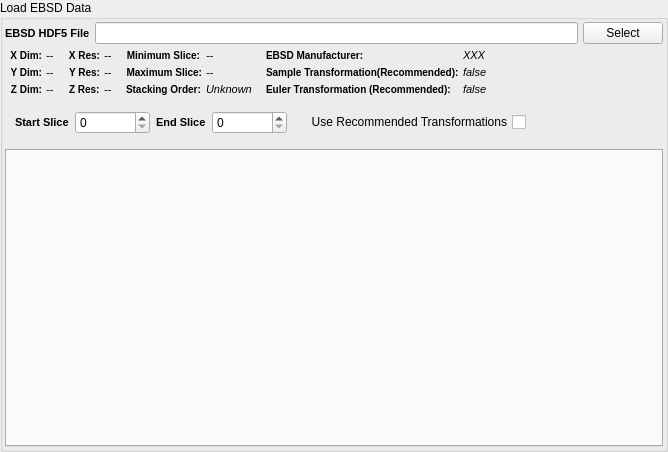
<?xml version="1.0" encoding="UTF-8"?>
<ui version="4.0">
 <class>QReadH5EbsdWidget</class>
 <widget class="QFilterWidget" name="QReadH5EbsdWidget">
  <property name="geometry">
   <rect>
    <x>0</x>
    <y>0</y>
    <width>668</width>
    <height>452</height>
   </rect>
  </property>
  <property name="windowTitle">
   <string>GroupBox</string>
  </property>
  <property name="title">
   <string>Load EBSD Data</string>
  </property>
  <property name="flat">
   <bool>false</bool>
  </property>
  <layout class="QVBoxLayout" name="verticalLayout">
   <property name="spacing">
    <number>5</number>
   </property>
   <property name="margin">
    <number>2</number>
   </property>
   <item>
    <layout class="QHBoxLayout" name="horizontalLayout">
     <property name="topMargin">
      <number>0</number>
     </property>
     <item>
      <widget class="QLabel" name="label">
       <property name="styleSheet">
        <string notr="true">QLabel {
font-weight: bold;
font-size: 11px;
}</string>
       </property>
       <property name="text">
        <string>EBSD HDF5 File</string>
       </property>
      </widget>
     </item>
     <item>
      <widget class="QFSDropLineEdit" name="m_InputFile">
       <property name="sizePolicy">
        <sizepolicy hsizetype="Expanding" vsizetype="Fixed">
         <horstretch>0</horstretch>
         <verstretch>0</verstretch>
        </sizepolicy>
       </property>
      </widget>
     </item>
     <item>
      <widget class="QPushButton" name="m_InputFileBtn">
       <property name="sizePolicy">
        <sizepolicy hsizetype="Maximum" vsizetype="Fixed">
         <horstretch>0</horstretch>
         <verstretch>0</verstretch>
        </sizepolicy>
       </property>
       <property name="text">
        <string>Select</string>
       </property>
      </widget>
     </item>
    </layout>
   </item>
   <item>
    <layout class="QGridLayout" name="gridLayout_2">
     <property name="rightMargin">
      <number>0</number>
     </property>
     <property name="spacing">
      <number>4</number>
     </property>
     <item row="1" column="0">
      <layout class="QFormLayout" name="formLayout_3">
       <property name="fieldGrowthPolicy">
        <enum>QFormLayout::AllNonFixedFieldsGrow</enum>
       </property>
       <property name="leftMargin">
        <number>5</number>
       </property>
       <property name="rightMargin">
        <number>5</number>
       </property>
       <item row="0" column="0">
        <widget class="QLabel" name="label_13">
         <property name="font">
          <font>
           <pointsize>-1</pointsize>
           <weight>75</weight>
           <bold>true</bold>
          </font>
         </property>
         <property name="styleSheet">
          <string notr="true">QLabel {
font-weight: bold;
font-size: 10px;
}</string>
         </property>
         <property name="text">
          <string>X Dim:</string>
         </property>
         <property name="alignment">
          <set>Qt::AlignRight|Qt::AlignTrailing|Qt::AlignVCenter</set>
         </property>
        </widget>
       </item>
       <item row="0" column="1">
        <widget class="QLabel" name="m_XDim">
         <property name="font">
          <font>
           <pointsize>-1</pointsize>
           <italic>true</italic>
          </font>
         </property>
         <property name="styleSheet">
          <string notr="true">QLabel {
	font-size: 11px;
	font-style: italic;
}</string>
         </property>
         <property name="text">
          <string>--</string>
         </property>
         <property name="scaledContents">
          <bool>true</bool>
         </property>
        </widget>
       </item>
       <item row="1" column="0">
        <widget class="QLabel" name="label_14">
         <property name="font">
          <font>
           <pointsize>-1</pointsize>
           <weight>75</weight>
           <bold>true</bold>
          </font>
         </property>
         <property name="styleSheet">
          <string notr="true">QLabel {
font-weight: bold;
font-size: 10px;
}</string>
         </property>
         <property name="text">
          <string>Y Dim:</string>
         </property>
         <property name="alignment">
          <set>Qt::AlignRight|Qt::AlignTrailing|Qt::AlignVCenter</set>
         </property>
        </widget>
       </item>
       <item row="1" column="1">
        <widget class="QLabel" name="m_YDim">
         <property name="font">
          <font>
           <pointsize>-1</pointsize>
           <italic>true</italic>
          </font>
         </property>
         <property name="styleSheet">
          <string notr="true">QLabel {
	font-size: 11px;
	font-style: italic;
}</string>
         </property>
         <property name="text">
          <string>--</string>
         </property>
         <property name="scaledContents">
          <bool>true</bool>
         </property>
        </widget>
       </item>
       <item row="2" column="0">
        <widget class="QLabel" name="label_15">
         <property name="font">
          <font>
           <pointsize>-1</pointsize>
           <weight>75</weight>
           <bold>true</bold>
          </font>
         </property>
         <property name="styleSheet">
          <string notr="true">QLabel {
font-weight: bold;
font-size: 10px;
}</string>
         </property>
         <property name="text">
          <string>Z Dim:</string>
         </property>
         <property name="alignment">
          <set>Qt::AlignRight|Qt::AlignTrailing|Qt::AlignVCenter</set>
         </property>
        </widget>
       </item>
       <item row="2" column="1">
        <widget class="QLabel" name="m_ZDim">
         <property name="font">
          <font>
           <pointsize>-1</pointsize>
           <italic>true</italic>
          </font>
         </property>
         <property name="styleSheet">
          <string notr="true">QLabel {
	font-size: 11px;
	font-style: italic;
}</string>
         </property>
         <property name="text">
          <string>--</string>
         </property>
         <property name="scaledContents">
          <bool>true</bool>
         </property>
        </widget>
       </item>
      </layout>
     </item>
     <item row="1" column="1">
      <layout class="QFormLayout" name="formLayout_4">
       <property name="labelAlignment">
        <set>Qt::AlignRight|Qt::AlignTrailing|Qt::AlignVCenter</set>
       </property>
       <property name="leftMargin">
        <number>5</number>
       </property>
       <property name="rightMargin">
        <number>5</number>
       </property>
       <item row="0" column="0">
        <widget class="QLabel" name="label_16">
         <property name="font">
          <font>
           <pointsize>-1</pointsize>
           <weight>75</weight>
           <bold>true</bold>
          </font>
         </property>
         <property name="styleSheet">
          <string notr="true">QLabel {
font-weight: bold;
font-size: 10px;
}</string>
         </property>
         <property name="text">
          <string>X Res:</string>
         </property>
         <property name="alignment">
          <set>Qt::AlignRight|Qt::AlignTrailing|Qt::AlignVCenter</set>
         </property>
        </widget>
       </item>
       <item row="0" column="1">
        <widget class="QLabel" name="m_XRes">
         <property name="font">
          <font>
           <pointsize>-1</pointsize>
           <italic>true</italic>
          </font>
         </property>
         <property name="styleSheet">
          <string notr="true">QLabel {
	font-size: 11px;
	font-style: italic;
}</string>
         </property>
         <property name="text">
          <string>--</string>
         </property>
         <property name="scaledContents">
          <bool>true</bool>
         </property>
        </widget>
       </item>
       <item row="1" column="0">
        <widget class="QLabel" name="label_17">
         <property name="font">
          <font>
           <pointsize>-1</pointsize>
           <weight>75</weight>
           <bold>true</bold>
          </font>
         </property>
         <property name="styleSheet">
          <string notr="true">QLabel {
font-weight: bold;
font-size: 10px;
}</string>
         </property>
         <property name="text">
          <string>Y Res:</string>
         </property>
         <property name="alignment">
          <set>Qt::AlignRight|Qt::AlignTrailing|Qt::AlignVCenter</set>
         </property>
        </widget>
       </item>
       <item row="1" column="1">
        <widget class="QLabel" name="m_YRes">
         <property name="font">
          <font>
           <pointsize>-1</pointsize>
           <italic>true</italic>
          </font>
         </property>
         <property name="styleSheet">
          <string notr="true">QLabel {
	font-size: 11px;
	font-style: italic;
}</string>
         </property>
         <property name="text">
          <string>--</string>
         </property>
         <property name="scaledContents">
          <bool>true</bool>
         </property>
        </widget>
       </item>
       <item row="2" column="0">
        <widget class="QLabel" name="label_200">
         <property name="font">
          <font>
           <pointsize>-1</pointsize>
           <weight>75</weight>
           <bold>true</bold>
          </font>
         </property>
         <property name="styleSheet">
          <string notr="true">QLabel {
font-weight: bold;
font-size: 10px;
}</string>
         </property>
         <property name="text">
          <string>Z Res:</string>
         </property>
        </widget>
       </item>
       <item row="2" column="1">
        <widget class="QLabel" name="m_ZRes">
         <property name="font">
          <font>
           <pointsize>-1</pointsize>
           <italic>true</italic>
          </font>
         </property>
         <property name="styleSheet">
          <string notr="true">QLabel {
	font-size: 11px;
	font-style: italic;
}</string>
         </property>
         <property name="text">
          <string>--</string>
         </property>
         <property name="scaledContents">
          <bool>true</bool>
         </property>
        </widget>
       </item>
      </layout>
     </item>
     <item row="1" column="2">
      <layout class="QFormLayout" name="formLayout">
       <property name="fieldGrowthPolicy">
        <enum>QFormLayout::FieldsStayAtSizeHint</enum>
       </property>
       <property name="labelAlignment">
        <set>Qt::AlignLeading|Qt::AlignLeft|Qt::AlignVCenter</set>
       </property>
       <property name="leftMargin">
        <number>5</number>
       </property>
       <property name="rightMargin">
        <number>5</number>
       </property>
       <item row="0" column="1">
        <widget class="QLabel" name="m_ZMin">
         <property name="font">
          <font>
           <pointsize>-1</pointsize>
           <italic>true</italic>
          </font>
         </property>
         <property name="styleSheet">
          <string notr="true">QLabel {
	font-size: 11px;
	font-style: italic;
}</string>
         </property>
         <property name="text">
          <string>--</string>
         </property>
         <property name="scaledContents">
          <bool>true</bool>
         </property>
        </widget>
       </item>
       <item row="1" column="0">
        <widget class="QLabel" name="label_54">
         <property name="font">
          <font>
           <pointsize>-1</pointsize>
           <weight>75</weight>
           <bold>true</bold>
          </font>
         </property>
         <property name="styleSheet">
          <string notr="true">QLabel {
font-weight: bold;
font-size: 10px;
}</string>
         </property>
         <property name="text">
          <string>Maximum Slice:</string>
         </property>
         <property name="alignment">
          <set>Qt::AlignRight|Qt::AlignTrailing|Qt::AlignVCenter</set>
         </property>
        </widget>
       </item>
       <item row="1" column="1">
        <widget class="QLabel" name="m_ZMax">
         <property name="font">
          <font>
           <pointsize>-1</pointsize>
           <italic>true</italic>
          </font>
         </property>
         <property name="styleSheet">
          <string notr="true">QLabel {
	font-size: 11px;
	font-style: italic;
}</string>
         </property>
         <property name="text">
          <string>--</string>
         </property>
         <property name="scaledContents">
          <bool>true</bool>
         </property>
        </widget>
       </item>
       <item row="0" column="0">
        <widget class="QLabel" name="label_7">
         <property name="font">
          <font>
           <pointsize>-1</pointsize>
           <weight>75</weight>
           <bold>true</bold>
          </font>
         </property>
         <property name="styleSheet">
          <string notr="true">QLabel {
font-weight: bold;
font-size: 10px;
}</string>
         </property>
         <property name="text">
          <string>Minimum Slice:</string>
         </property>
         <property name="alignment">
          <set>Qt::AlignRight|Qt::AlignTrailing|Qt::AlignVCenter</set>
         </property>
        </widget>
       </item>
       <item row="2" column="1">
        <widget class="QLabel" name="m_RefFrameZDir">
         <property name="font">
          <font>
           <pointsize>-1</pointsize>
           <italic>true</italic>
          </font>
         </property>
         <property name="styleSheet">
          <string notr="true">QLabel {
	font-size: 11px;
	font-style: italic;
}</string>
         </property>
         <property name="text">
          <string>Unknown</string>
         </property>
         <property name="scaledContents">
          <bool>true</bool>
         </property>
        </widget>
       </item>
       <item row="2" column="0">
        <widget class="QLabel" name="label_24">
         <property name="font">
          <font>
           <pointsize>-1</pointsize>
           <weight>75</weight>
           <bold>true</bold>
          </font>
         </property>
         <property name="styleSheet">
          <string notr="true">QLabel {
font-weight: bold;
font-size: 10px;
}</string>
         </property>
         <property name="text">
          <string>Stacking Order:</string>
         </property>
         <property name="scaledContents">
          <bool>false</bool>
         </property>
        </widget>
       </item>
      </layout>
     </item>
     <item row="1" column="3">
      <layout class="QFormLayout" name="formLayout_2">
       <property name="fieldGrowthPolicy">
        <enum>QFormLayout::AllNonFixedFieldsGrow</enum>
       </property>
       <property name="labelAlignment">
        <set>Qt::AlignLeading|Qt::AlignLeft|Qt::AlignVCenter</set>
       </property>
       <property name="leftMargin">
        <number>5</number>
       </property>
       <property name="rightMargin">
        <number>5</number>
       </property>
       <item row="0" column="0">
        <widget class="QLabel" name="label_23">
         <property name="font">
          <font>
           <pointsize>-1</pointsize>
           <weight>75</weight>
           <bold>true</bold>
          </font>
         </property>
         <property name="styleSheet">
          <string notr="true">QLabel {
font-weight: bold;
font-size: 10px;
}</string>
         </property>
         <property name="text">
          <string>EBSD Manufacturer:</string>
         </property>
         <property name="alignment">
          <set>Qt::AlignJustify|Qt::AlignVCenter</set>
         </property>
         <property name="wordWrap">
          <bool>false</bool>
         </property>
        </widget>
       </item>
       <item row="0" column="1">
        <widget class="QLabel" name="m_EbsdManufacturer">
         <property name="font">
          <font>
           <pointsize>-1</pointsize>
           <italic>true</italic>
          </font>
         </property>
         <property name="styleSheet">
          <string notr="true">QLabel {
	font-size: 11px;
	font-style: italic;
}</string>
         </property>
         <property name="text">
          <string>XXX</string>
         </property>
         <property name="scaledContents">
          <bool>true</bool>
         </property>
        </widget>
       </item>
       <item row="1" column="0">
        <widget class="QLabel" name="label_3">
         <property name="font">
          <font>
           <pointsize>-1</pointsize>
           <weight>75</weight>
           <bold>true</bold>
          </font>
         </property>
         <property name="styleSheet">
          <string notr="true">QLabel {
font-weight: bold;
font-size: 10px;
}</string>
         </property>
         <property name="text">
          <string>Sample Transformation(Recommended):</string>
         </property>
         <property name="alignment">
          <set>Qt::AlignJustify|Qt::AlignVCenter</set>
         </property>
         <property name="wordWrap">
          <bool>false</bool>
         </property>
        </widget>
       </item>
       <item row="1" column="1">
        <widget class="QLabel" name="m_SampleTransformationLabel">
         <property name="font">
          <font>
           <pointsize>-1</pointsize>
           <italic>true</italic>
          </font>
         </property>
         <property name="styleSheet">
          <string notr="true">QLabel {
	font-size: 11px;
	font-style: italic;
}</string>
         </property>
         <property name="text">
          <string>false</string>
         </property>
         <property name="scaledContents">
          <bool>true</bool>
         </property>
        </widget>
       </item>
       <item row="2" column="0">
        <widget class="QLabel" name="label_20">
         <property name="font">
          <font>
           <pointsize>-1</pointsize>
           <weight>75</weight>
           <bold>true</bold>
          </font>
         </property>
         <property name="styleSheet">
          <string notr="true">QLabel {
font-weight: bold;
font-size: 10px;
}</string>
         </property>
         <property name="text">
          <string>Euler Transformation (Recommended):</string>
         </property>
         <property name="alignment">
          <set>Qt::AlignJustify|Qt::AlignVCenter</set>
         </property>
         <property name="wordWrap">
          <bool>false</bool>
         </property>
        </widget>
       </item>
       <item row="2" column="1">
        <widget class="QLabel" name="m_EulerTransformationLabel">
         <property name="font">
          <font>
           <pointsize>-1</pointsize>
           <italic>true</italic>
          </font>
         </property>
         <property name="styleSheet">
          <string notr="true">QLabel {
	font-size: 11px;
	font-style: italic;
}</string>
         </property>
         <property name="text">
          <string>false</string>
         </property>
         <property name="scaledContents">
          <bool>true</bool>
         </property>
        </widget>
       </item>
      </layout>
     </item>
     <item row="1" column="4">
      <spacer name="horizontalSpacer">
       <property name="orientation">
        <enum>Qt::Horizontal</enum>
       </property>
       <property name="sizeHint" stdset="0">
        <size>
         <width>40</width>
         <height>20</height>
        </size>
       </property>
      </spacer>
     </item>
    </layout>
   </item>
   <item>
    <layout class="QGridLayout" name="gridLayout_3">
     <property name="sizeConstraint">
      <enum>QLayout::SetMaximumSize</enum>
     </property>
     <property name="horizontalSpacing">
      <number>6</number>
     </property>
     <property name="verticalSpacing">
      <number>4</number>
     </property>
     <property name="margin">
      <number>10</number>
     </property>
     <item row="0" column="5">
      <widget class="QCheckBox" name="m_UseTransformations">
       <property name="layoutDirection">
        <enum>Qt::RightToLeft</enum>
       </property>
       <property name="text">
        <string>Use Recommended Transformations</string>
       </property>
      </widget>
     </item>
     <item row="0" column="3">
      <widget class="QSpinBox" name="m_ZEndIndex">
       <property name="minimumSize">
        <size>
         <width>75</width>
         <height>0</height>
        </size>
       </property>
      </widget>
     </item>
     <item row="0" column="6">
      <spacer name="horizontalSpacer_2">
       <property name="orientation">
        <enum>Qt::Horizontal</enum>
       </property>
       <property name="sizeHint" stdset="0">
        <size>
         <width>40</width>
         <height>20</height>
        </size>
       </property>
      </spacer>
     </item>
     <item row="0" column="2">
      <widget class="QLabel" name="label_6">
       <property name="styleSheet">
        <string notr="true">QLabel {
font-weight: bold;
font-size: 11px;
}</string>
       </property>
       <property name="text">
        <string>End Slice</string>
       </property>
      </widget>
     </item>
     <item row="0" column="1">
      <widget class="QSpinBox" name="m_ZStartIndex">
       <property name="minimumSize">
        <size>
         <width>75</width>
         <height>0</height>
        </size>
       </property>
      </widget>
     </item>
     <item row="0" column="0">
      <widget class="QLabel" name="label_5">
       <property name="styleSheet">
        <string notr="true">QLabel {
font-weight: bold;
font-size: 11px;
}</string>
       </property>
       <property name="text">
        <string>Start Slice</string>
       </property>
      </widget>
     </item>
     <item row="0" column="4">
      <spacer name="horizontalSpacer_3">
       <property name="orientation">
        <enum>Qt::Horizontal</enum>
       </property>
       <property name="sizeType">
        <enum>QSizePolicy::Fixed</enum>
       </property>
       <property name="sizeHint" stdset="0">
        <size>
         <width>12</width>
         <height>20</height>
        </size>
       </property>
      </spacer>
     </item>
    </layout>
   </item>
   <item>
    <widget class="ArraySelectionWidget" name="arraySelectionWidget"/>
   </item>
  </layout>
 </widget>
 <customwidgets>
  <customwidget>
   <class>QFSDropLineEdit</class>
   <extends>QLineEdit</extends>
   <header location="global">QFSDropLineEdit.h</header>
  </customwidget>
  <customwidget>
   <class>QFilterWidget</class>
   <extends>QGroupBox</extends>
   <header location="global">QFilterWidget.h</header>
   <container>1</container>
  </customwidget>
  <customwidget>
   <class>ArraySelectionWidget</class>
   <extends>QTabWidget</extends>
   <header location="global">ArraySelectionWidget.h</header>
   <container>1</container>
  </customwidget>
 </customwidgets>
 <resources/>
 <connections/>
</ui>
